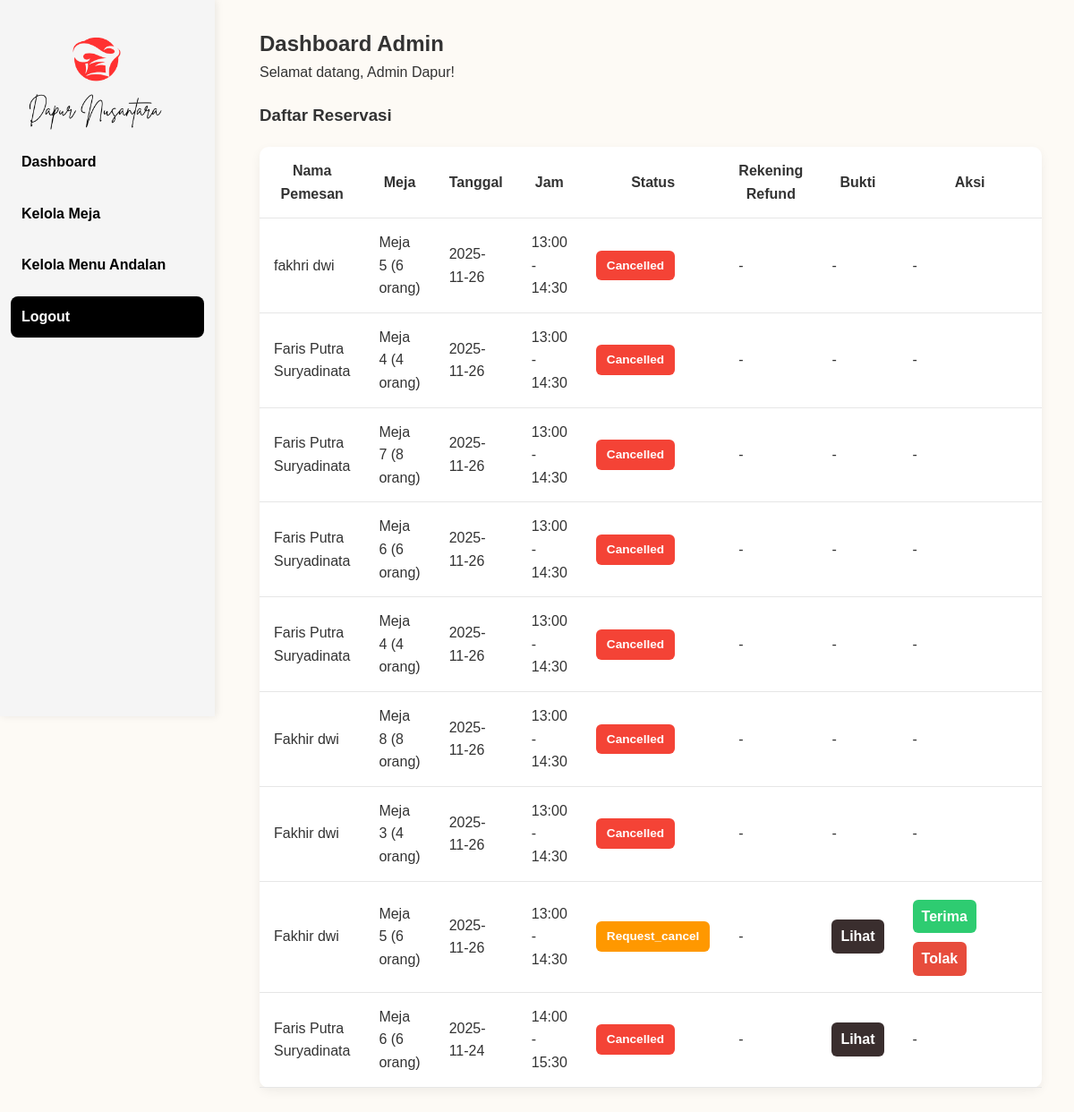
The app's page /admin/admin_dashboard.php (signed in) with its own data.
### tables this page shows
CREATE TABLE `reservations` (
  `id` int NOT NULL,
  `user_id` int NOT NULL,
  `meja_id` int NOT NULL,
  `nama_pemesan` varchar(100) NOT NULL,
  `notelp` varchar(20) NOT NULL,
  `tanggal` date NOT NULL,
  `jam_mulai` time NOT NULL,
  `jam_selesai` time NOT NULL,
  `status` enum('pending','waiting_admin','confirmed','approved','cancelled','request_cancel') DEFAULT 'pending',
  `bukti_pembayaran` varchar(255) DEFAULT NULL,
  `created_at` timestamp NULL DEFAULT CURRENT_TIMESTAMP
);

CREATE TABLE `tables` (
  `id` int NOT NULL,
  `nomor_meja` int NOT NULL,
  `kapasitas` int NOT NULL,
  `status` enum('tersedia','tidak tersedia') DEFAULT 'tersedia'
);

### admin/admin_dashboard.php (the view, shortened to what this page needs)
<?php
include "../config.php";
include "navbar_admin.php";
$reservasi = mysqli_query($conn, "
SELECT r.*, u.nama, t.kapasitas,
  (SELECT rc.rekening FROM request_cancellations rc WHERE rc.reservation_id = r.id ORDER BY rc.requested_at DESC LIMIT 1) AS refund_rekening,
  (SELECT rc.cancel_type FROM request_cancellations rc WHERE rc.reservation_id = r.id ORDER BY rc.requested_at DESC LIMIT 1) AS rc_cancel_type,
  (SELECT rc.status FROM request_cancellations rc WHERE rc.reservation_id = r.id ORDER BY rc.requested_at DESC LIMIT 1) AS rc_status
FROM reservations r
JOIN users u ON r.user_id = u.id
JOIN tables t ON r.meja_id = t.id
ORDER BY r.tanggal DESC, r.jam_mulai DESC
");
?>
<!DOCTYPE html>
<html lang="id">
<head>
  <link rel="stylesheet" href="../assets/css/style.css">
</head>
<body class="has-sidebar">
  <div class="admin-container">
    <h2>Dashboard Admin</h2>
    <p>Selamat datang, <?= $_SESSION['nama'] ?>!</p>
    <h3 style="margin:20px 0;">Daftar Reservasi</h3>
    <table class="admin-table">
      <tr>
        <th>Nama Pemesan</th>
        <th>Meja</th>
        <th>Tanggal</th>
        <th>Jam</th>
        <th>Status</th>
        <th>Rekening Refund</th>
        <th>Bukti</th>
        <th>Aksi</th>
      </tr>
      <?php while($row = mysqli_fetch_assoc($reservasi)): ?>
        <?php
          $status = strtolower(trim($row['status'] ?? ''));
          $is_waiting_admin = ($status === 'waiting_admin' || $status === 'waiting-admin' || strpos($status, 'waiting') !== false);
          $is_confirmed_like = in_array($status, ['confirmed','approved','approved_admin','active','confirmed_admin'], true) || $status === 'approved';
        ?>
        <tr>
          <td><?= htmlspecialchars($row['nama_pemesan'] ?? $row['nama']) ?></td>
          <td>Meja <?= htmlspecialchars($row['meja_id']) ?> (<?= htmlspecialchars($row['kapasitas']) ?> orang)</td>
          <td><?= htmlspecialchars($row['tanggal']) ?></td>
          <td><?= substr($row['jam_mulai'],0,5) ?> - <?= substr($row['jam_selesai'],0,5) ?></td>
          <td>
            <?php
              $badge_class = 'pending';
              if ($status === 'confirmed' || $status === 'approved') {
                $badge_class = 'confirmed';
              } elseif ($status === 'cancelled' || $status === 'rejected') {
                $badge_class = 'rejected';
              } elseif ($status === 'request_cancel') {
                $badge_class = 'request_cancel';
              }
            ?>
            <span class="badge <?= $badge_class ?>">
              <?= ucfirst(htmlspecialchars($row['status'])) ?>
            </span>
          </td>
          <td>
            <?php
              $rek = isset($row['refund_rekening']) && $row['refund_rekening'] !== '' ? htmlspecialchars($row['refund_rekening']) : '-';
              echo $rek;
            ?>
          </td>
          <td>
            <?php if (!empty($row['bukti_pembayaran'])): ?>
              <a class="btn-view" href="../uploads/<?= htmlspecialchars($row['bukti_pembayaran']) ?>" target="_blank" rel="noopener noreferrer">Lihat</a>
            <?php else: ?>
              -
            <?php endif; ?>
          </td>
          <td>
            <?php
              if ($is_waiting_admin) : ?>
                <a href="admin_konfirmasi.php?id=<?= $row['id'] ?>&aksi=approve" class="btn-approve">Approve</a>
                <a href="admin_konfirmasi.php?id=<?= $row['id'] ?>&aksi=reject" class="btn-reject">Reject</a>
              <?php
              elseif ($status === 'pending') : ?>
                <a href="admin_konfirmasi.php?id=<?= $row['id'] ?>&aksi=reject" class="btn-reject">Reject</a>
              <?php
              elseif ($status === 'request_cancel') : ?>
                <a href="admin_konfirmasi.php?id=<?= $row['id'] ?>&aksi=accept_cancel" class="btn-approve">Terima</a>
                <a href="admin_konfirmasi.php?id=<?= $row['id'] ?>&aksi=deny_cancel" class="btn-reject">Tolak</a>
              <?php
              elseif ($is_confirmed_like) : ?>
                <a href="admin_konfirmasi.php?id=<?= $row['id'] ?>&aksi=reject" class="btn-reject">Reject</a>
              <?php else: ?>
                -
            <?php endif; ?>
          </td>
        </tr>
      <?php endwhile; ?>
    </table>
  </div>
</body>
</html>

### assets/css/style.css (style rules this page uses)
* { margin: 0; padding: 0; box-sizing: border-box; font-family: 'Poppins', sans-serif; }
body { background-color: #3a2e2e; font-family: 'Poppins', sans-serif; display: flex; flex-direction: column; min-height: 100vh; background: #fdfaf5; color: #333; line-height: 1.6; }
a { text-decoration: none; color: inherit; transition: 0.3s; }
body.has-sidebar { margin-left: 240px; }
.reservation-section h2,p,a { z-index:3; }
.admin-container { padding: 30px; }
body.has-sidebar .admin-container { margin-left: 20px; max-width: calc(100% - 280px); box-sizing: border-box; }
.admin-table { overflow: visible; background: #fff; border-collapse: collapse; box-shadow: 0 4px 12px rgba(0,0,0,0.06); border-radius: 10px; }
.admin-table td, .admin-table th { white-space: normal; padding: 14px 16px; vertical-align: middle; border-bottom: 1px solid #e6e6e6; }
.admin-table .btn-approve, .admin-table .btn-reject { display: inline-block; margin: 6px 6px 4px 0; text-align: center; text-decoration: none; padding: 6px 10px; border-radius: 6px; color: #fff; font-weight: 600; transition: background .15s ease, transform .08s ease; }
.btn-approve { background: #2ecc71; }
.btn-reject { background: #e74c3c; }
.admin-table td:nth-last-child(1) { min-width: 160px; }
.admin-table .badge { display: inline-block; padding: 6px 12px; border-radius: 6px; color: #fff; font-weight: 700; font-size: 0.85rem; text-align: center; }
.admin-table .badge.rejected { background: #f44336; }
.admin-table .badge.request_cancel { background: #ff9800; }
.admin-table a.btn-view { display: inline-block; background: #3a2e2e; color: #fff; padding: 6px 10px; border-radius: 6px; text-decoration: none; font-weight: 600; transition: background .15s ease, transform .08s ease; }
.admin-table td:last-child { white-space: normal; }
button, input[type="button"], input[type="submit"], a.btn, .btn-approve, .btn-reject, .btn-view, .btn-konfirmasi, .btn-cek-meja, .btn-riwayat, .btn-tulis-ulasan, .carousel-btn, a[class*="btn"] { transition: transform 0.2s ease, background-color 0.2s ease; }

### records on screen
reservations: nama_pemesan "fakhri dwi", meja "5", meja.kapasitas "6", tanggal "2025-11-26", jam_mulai "13:00", jam_selesai "14:30", status "Cancelled", rek "-"
reservations: nama_pemesan "Faris Putra Suryadinata", meja "4", meja.kapasitas "4", tanggal "2025-11-26", jam_mulai "13:00", jam_selesai "14:30", status "Cancelled", rek "-"
reservations: nama_pemesan "Faris Putra Suryadinata", meja "7", meja.kapasitas "8", tanggal "2025-11-26", jam_mulai "13:00", jam_selesai "14:30", status "Cancelled", rek "-"
reservations: nama_pemesan "Faris Putra Suryadinata", meja "6", meja.kapasitas "6", tanggal "2025-11-26", jam_mulai "13:00", jam_selesai "14:30", status "Cancelled", rek "-"
reservations: nama_pemesan "Faris Putra Suryadinata", meja "4", meja.kapasitas "4", tanggal "2025-11-26", jam_mulai "13:00", jam_selesai "14:30", status "Cancelled", rek "-"
reservations: nama_pemesan "Fakhir dwi", meja "8", meja.kapasitas "8", tanggal "2025-11-26", jam_mulai "13:00", jam_selesai "14:30", status "Cancelled", rek "-"
reservations: nama_pemesan "Fakhir dwi", meja "3", meja.kapasitas "4", tanggal "2025-11-26", jam_mulai "13:00", jam_selesai "14:30", status "Cancelled", rek "-"
reservations: nama_pemesan "Fakhir dwi", meja "5", meja.kapasitas "6", tanggal "2025-11-26", jam_mulai "13:00", jam_selesai "14:30", status "Request_cancel", rek "-"
reservations: nama_pemesan "Faris Putra Suryadinata", meja "6", meja.kapasitas "6", tanggal "2025-11-24", jam_mulai "14:00", jam_selesai "15:30", status "Cancelled", rek "-"

### other values on screen
$_SESSION['nama'] "Admin Dapur"
